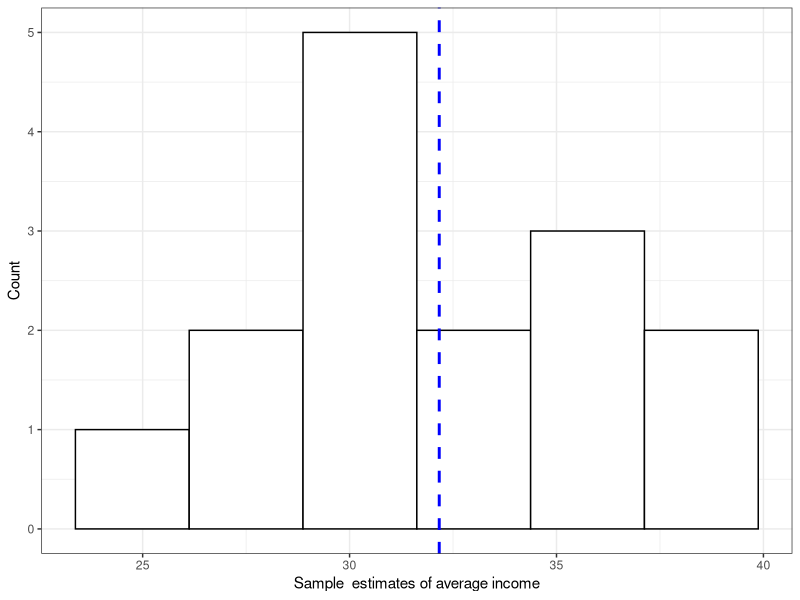
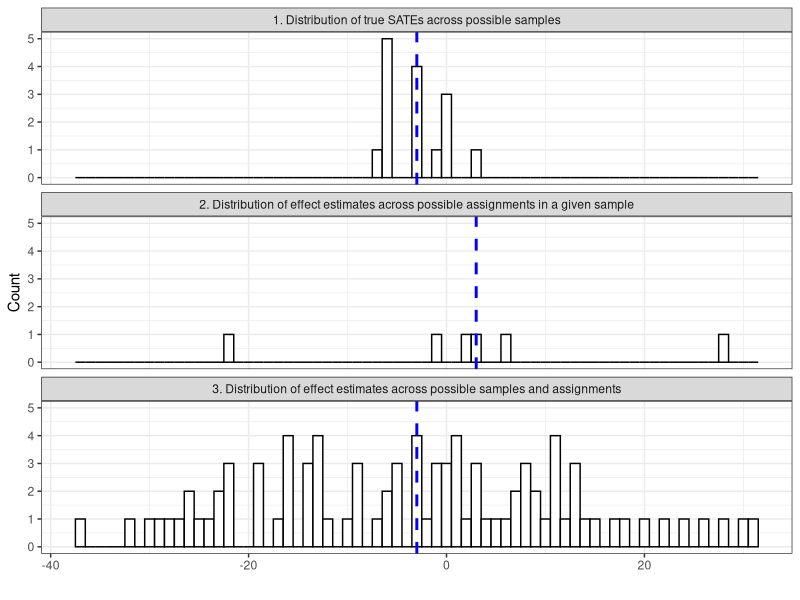

These figures' R source, in order:
## ---- chunk 1
library(utils)
library(ggplot2)
library(dplyr)
library(reshape2)
library(knitr)
library(kableExtra)
## ---- chunk 2
# Population units
id <- c("A", "B", "C", "D", "E", "F")
# Population incomes
income <- c(25, 18, 33, 22, 50, 45)
# Table
data <- data.frame(Income = income)
data <- t(data)
rownames(data) <- "Income (in 1000 USD)"
knitr::kable(data, col.names = id, row.names = T) %>%
  kable_styling(full_width = F)
## ---- chunk 3
# Create sampling distribution
possible_samples <- combn(c(1:6), 4)

estimates <- sapply(1:ncol(possible_samples), function(x) mean(income[possible_samples[, x]]))

plot_data <- data.frame(estimates = estimates)

# Plot sampling distribution
plot1 <- ggplot(plot_data, aes(x = estimates)) +
  geom_histogram(bins = 6, fill = "white", color = "black") +
  theme_bw() +
  xlab("Sample  estimates of average income") +
  ylab("Count") +
  geom_vline(aes(xintercept = mean(estimates)),
    color = "blue", linetype = "dashed", size = 1
  )

print(plot1)
## ---- chunk 4

# Unit-level effects
tau <- c(2, -10, -20, 2, 3, 5)

# Treated potential outcomes
income_1 <- income + tau

# Make table
table_data <- cbind(income, income_1, tau)
additional_row <- c(round(mean(income), 2), round(mean(income_1), 2), mean(tau))
table_data <- rbind(table_data, additional_row)

rownames(table_data) <- c(id, "Average")
knitr::kable(table_data,
  row.names = T,
  col.names = c("Y0", "Y1", "Y1 - Y0")
) %>%
  kable_styling(full_width = F)
## ---- chunk 5

# Make complete data
complete_data <- data.frame(
  id = 1:6,
  Y0 = income,
  Y1 = income_1,
  tau = tau
)

# Possible samples and possible random assignment
possible_samples <- combn(c(1:6), 4)

possible_assignments <- combn(c(1:4), 2)

# Function to turn indices of treated units into treatment assignment vector
getZ <- function(x) {
  Z <- rep(0, 4)
  Z[x] <- 1
  return(Z)
}

possible_assignments <- apply(possible_assignments, 2, getZ)

# Function to get true SATE for a given sample
getSATE <- function(s, data) {
  sample <- data %>%
    dplyr::filter(id %in% s)

  sate <- mean(sample$tau)
  return(sate)
}

# Getting sampling distribution of SATE
sampling_dist_SATE <- apply(possible_samples, 2, getSATE, data = complete_data)

sampling_dist_SATE <- data.frame(
  unit_id = rep(NA, length(sampling_dist_SATE)),
  sample = 1:length(sampling_dist_SATE),
  value = sampling_dist_SATE,
  label = "1. Distribution of true SATEs across possible samples"
)

# Function to get estimate of SATE for a given sample and random assinment
getSATE_hat <- function(Z, s, data) {
  sample <- data %>%
    dplyr::filter(id %in% s)
  sate_hat <- mean(sample$Y1[Z == 1]) - mean(sample$Y0[Z == 0])
  return(sate_hat)
}

# Get sampling distribution across all possible samples and random assignments
result <- vector(mode = "list", ncol(possible_samples))

for (i in 1:ncol(possible_samples)) {
  result[[i]] <- rep(NaN, ncol(possible_assignments))
  for (j in 1:ncol(possible_assignments)) {
    sate_hat <- getSATE_hat(
      Z = possible_assignments[, j],
      s = possible_samples[, i],
      data = complete_data
    )

    result[[i]][j] <- sate_hat
  }
}

plot_data <- result %>%
  do.call(cbind, .) %>%
  melt()

names(plot_data) <- c("unit_id", "sample", "value")

plot_data$label <- "3. Distribution of effect estimates across possible samples and assignments"

# Subset to one specific sample to create middle panel
specific_sample <- plot_data %>% filter(sample == 10)

specific_sample$label <- "2. Distribution of effect estimates across possible assignments in a given sample"

# Combine all data that we need
plot_data <- rbind(specific_sample, sampling_dist_SATE, plot_data)

# Create averages to plot as vertical line
data_summarized <- plot_data %>%
  group_by(label) %>%
  dplyr::summarize(mean_value = mean(value))

# Order factor levels as desired
plot_data$label <- factor(plot_data$label, levels = c(
  "1. Distribution of true SATEs across possible samples",
  "2. Distribution of effect estimates across possible assignments in a given sample",
  "3. Distribution of effect estimates across possible samples and assignments"
))

data_summarized$label <- factor(data_summarized$label, levels = c(
  "1. Distribution of true SATEs across possible samples",
  "2. Distribution of effect estimates across possible assignments in a given sample",
  "3. Distribution of effect estimates across possible samples and assignments"
))

# Make plot
ggplot(plot_data, aes(x = value)) +
  geom_histogram(binwidth = 1, fill = "white", color = "black") +
  theme_bw() +
  xlab("") +
  ylab("Count") +
  facet_wrap(. ~ label, ncol = 1) +
  geom_vline(
    data = data_summarized, aes(xintercept = mean_value),
    color = "blue", linetype = "dashed", size = 1
  )
